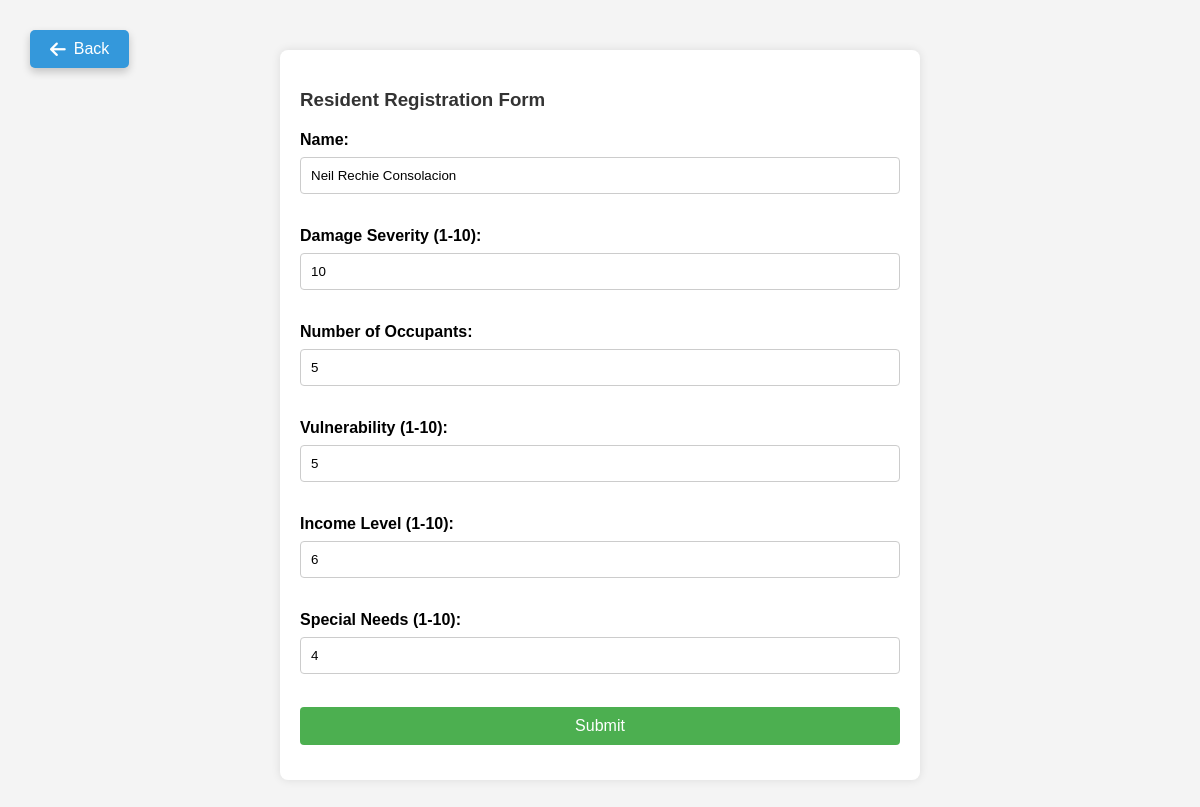
/edit_data.php?id=77, run on the app's committed database.
### tables this page shows
CREATE TABLE `residents` (
  `id` int(11) NOT NULL,
  `name` varchar(100) NOT NULL,
  `damage_severity` int(11) NOT NULL,
  `number_of_occupants` int(11) NOT NULL,
  `vulnerability` int(11) NOT NULL,
  `income_level` int(11) NOT NULL,
  `special_needs` int(11) NOT NULL,
  `total_score` decimal(5,2) NOT NULL,
  `distribution_date` date DEFAULT NULL
);

### edit_data.php (the view, shortened to what this page needs)
<?php
$pdo = new PDO('mysql:host=localhost;dbname=aidman-db', 'root', '');
if (isset($_GET['id'])) {
    $id = $_GET['id'];
    $stmt = $pdo->prepare('SELECT * FROM residents WHERE id = ?');
    $stmt->execute([$id]);
    $resident = $stmt->fetch(PDO::FETCH_ASSOC);
} else {
    die('ID not provided');
}
?>
<!DOCTYPE html>
<html lang="en">
<head>
    <link rel="stylesheet" href="styles.css">
    <link rel="stylesheet" href="https://cdnjs.cloudflare.com/ajax/libs/font-awesome/6.0.0-beta3/css/all.min.css">
</head>
<body class="leader-edit-body">
    <div class="back-button-container">
        <a class="back-button" href="aid-dashboard.php">
            <i class="fas fa-arrow-left back-icon"></i>
            Back
        </a>
    </div>
    <div class="leader-edit-container">
        <h3 class="leader-edit-h3">Resident Registration Form</h3>
        <form class="leader-edit-form" action="edit_data.php?id=<?php echo urlencode($id); ?>" method="post">
            <label class="leader-edit-label" for="name">Name:</label>
            <input class="leader-edit-input" type="text" id="name" name="name" value="<?php echo htmlspecialchars($resident['name']); ?>" required><br>
            <label class="leader-edit-label" for="damage_severity">Damage Severity (1-10):</label>
            <input class="leader-edit-input" type="number" id="damage_severity" name="damage_severity" min="1" max="10" value="<?php echo htmlspecialchars($resident['damage_severity']); ?>" required><br>
            <label class="leader-edit-label" for="number_of_occupants">Number of Occupants:</label>
            <input class="leader-edit-input" type="number" id="number_of_occupants" name="number_of_occupants" value="<?php echo htmlspecialchars($resident['number_of_occupants']); ?>" required><br>
            <label class="leader-edit-label" for="vulnerability">Vulnerability (1-10):</label>
            <input class="leader-edit-input" type="number" id="vulnerability" name="vulnerability" min="1" max="10" value="<?php echo htmlspecialchars($resident['vulnerability']); ?>" required><br>
            <label class="leader-edit-label" for="income_level">Income Level (1-10):</label>
            <input class="leader-edit-input" type="number" id="income_level" name="income_level" min="1" max="10" value="<?php echo htmlspecialchars($resident['income_level']); ?>" required><br>
            <label class="leader-edit-label" for="special_needs">Special Needs (1-10):</label>
            <input class="leader-edit-input" type="number" id="special_needs" name="special_needs" min="1" max="10" value="<?php echo htmlspecialchars($resident['special_needs']); ?>" required><br>
            <input class="leader-edit-input" type="submit" value="Submit">
        </form>
    </div>
</body>
</html>

### styles.css (style rules this page uses)
body { margin: 0; font-family: Arial, sans-serif; }
.back-button { position: absolute; top: 20px; left: 20px; font-size: 18px; color: #ffcc00; text-decoration: none; background: rgba(255, 255, 255, 0.1); padding: 10px 15px; border-radius: 10px; transition: background 0.3s ease, color 0.3s ease; }
.back-button i { margin-right: 8px; }
.leader-edit-body { font-family: Arial, sans-serif; background-color: #f4f4f4; margin: 0; padding: 0; }
.leader-edit-container { max-width: 600px; margin: 50px auto; padding: 20px; background-color: #ffffff; border-radius: 8px; box-shadow: 0 0 10px rgba(0, 0, 0, 0.1); }
.leader-edit-h3 { margin-bottom: 20px; color: #333; }
.leader-edit-form { display: flex; flex-direction: column; }
.leader-edit-label { margin-bottom: 8px; font-weight: bold; }
.leader-edit-input[type="text"], .leader-edit-input[type="number"], .leader-edit-input[type="submit"] { padding: 10px; margin-bottom: 15px; border: 1px solid #ccc; border-radius: 4px; }
.leader-edit-input[type="submit"] { background-color: #4caf50; color: #fff; border: none; cursor: pointer; font-size: 16px; }
.back-button-container { position: absolute; top: 10px; left: 10px; z-index: 1000; }
.back-button { display: flex; align-items: center; padding: 10px 20px; background-color: #3498db; color: white; text-decoration: none; border-radius: 5px; font-size: 16px; transition: transform 0.3s, box-shadow 0.3s, background-color 0.3s; box-shadow: 0 4px 8px rgba(0, 0, 0, 0.2); }
.back-icon { margin-right: 8px; font-size: 18px; }

### data on the page
residents: name "Neil Rechie Consolacion", damage_severity "10", number_of_occupants "5", vulnerability "5", income_level "6", special_needs "4"
